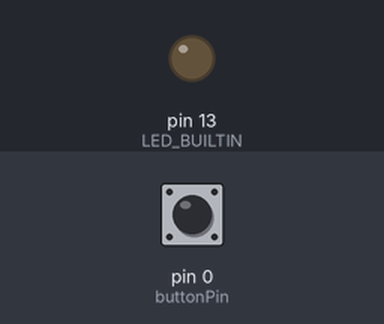
Bench run of a sketch on a simulated Arduino Uno, built with avr-gcc and run on an emulated ATmega328P. On the bench: output pins drawn as LEDs (lit = HIGH). Dashed ring = blinking. The test bench sets the inputs (shaded band); at power-on: pin 0 (buttonPin) HIGH. Random numbers use the default seed unless the sketch sets one.

Above: at 0.8 s.
0.9 s: pin 0 (buttonPin) pulsed LOW 2 times (0.12 s each, 0.3 s apart)
At 1.37 s:
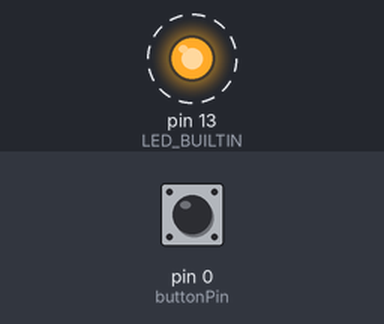
3.1 s: pin 0 (buttonPin) pulled LOW for 3.2 s
At 8.0 s:
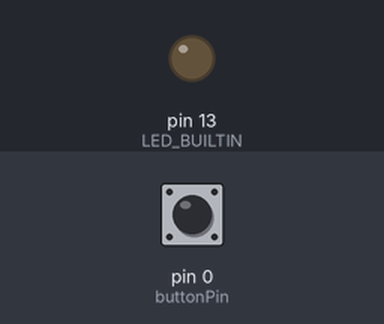
Timing chart, 0 to 9.5 s (numbered marks = the images above; inputs shaded):
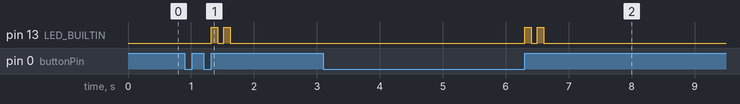

The sketch:

espgoofgame.ino
```cpp
const int buttonPin = 0;
const int del=5;
int buttonState = 0;
int timeS = 0;
int num=0;
int uhh;
int getTime();
void lout(int ms);
void sayNo();
void sayYes();

void setup() {
  pinMode(LED_BUILTIN, OUTPUT);
  pinMode(buttonPin, INPUT_PULLUP);
  timeS = getTime();
  num=random(1,5);
  uhh=random(1,3);
  digitalWrite(LED_BUILTIN, HIGH);
}

void loop() {
 if(timeS!=0){
 int ans = getTime();
  if((int)((num+uhh)/10)!=(int)num/10){

  if(ans>timeS)
  sayYes();
  else sayNo();

 } else {
  if(ans<timeS)
  sayYes();
  else sayNo();

 }

 }
}

int getTime(){
  int ticks=0;
  while(1){
    buttonState = digitalRead(buttonPin);
    if(buttonState == LOW){
      ticks++;
     // digitalWrite(LED_BUILTIN, HIGH);
    }
    else if(ticks==0){
      digitalWrite(LED_BUILTIN, LOW);
    } else{
      digitalWrite(LED_BUILTIN, LOW);
      break;
    }
   delay(del);

  }
  return ticks;
}

void lout(int ms){
  digitalWrite(LED_BUILTIN, HIGH);
  delay(ms*del);
  digitalWrite(LED_BUILTIN, LOW);
}

void sayNo(){
  lout(20);
  delay(del*20);
  lout(20);
}

void sayYes(){
  if(uhh<10)uhh++; else uhh = random(1);
  num+=uhh;
  lout(40);
}
```

Measured:
- after the input at 0.9 s, pin 13 (LED_BUILTIN): alternates HIGH for 0.10 s and LOW for 0.10 s, 4 changes in all, then stays LOW, starting after 0.42 s
- after the input at 3.1 s, pin 13 (LED_BUILTIN): alternates HIGH for 0.10 s and LOW for 0.10 s, 4 changes in all, then stays LOW, starting after 3.2 s
